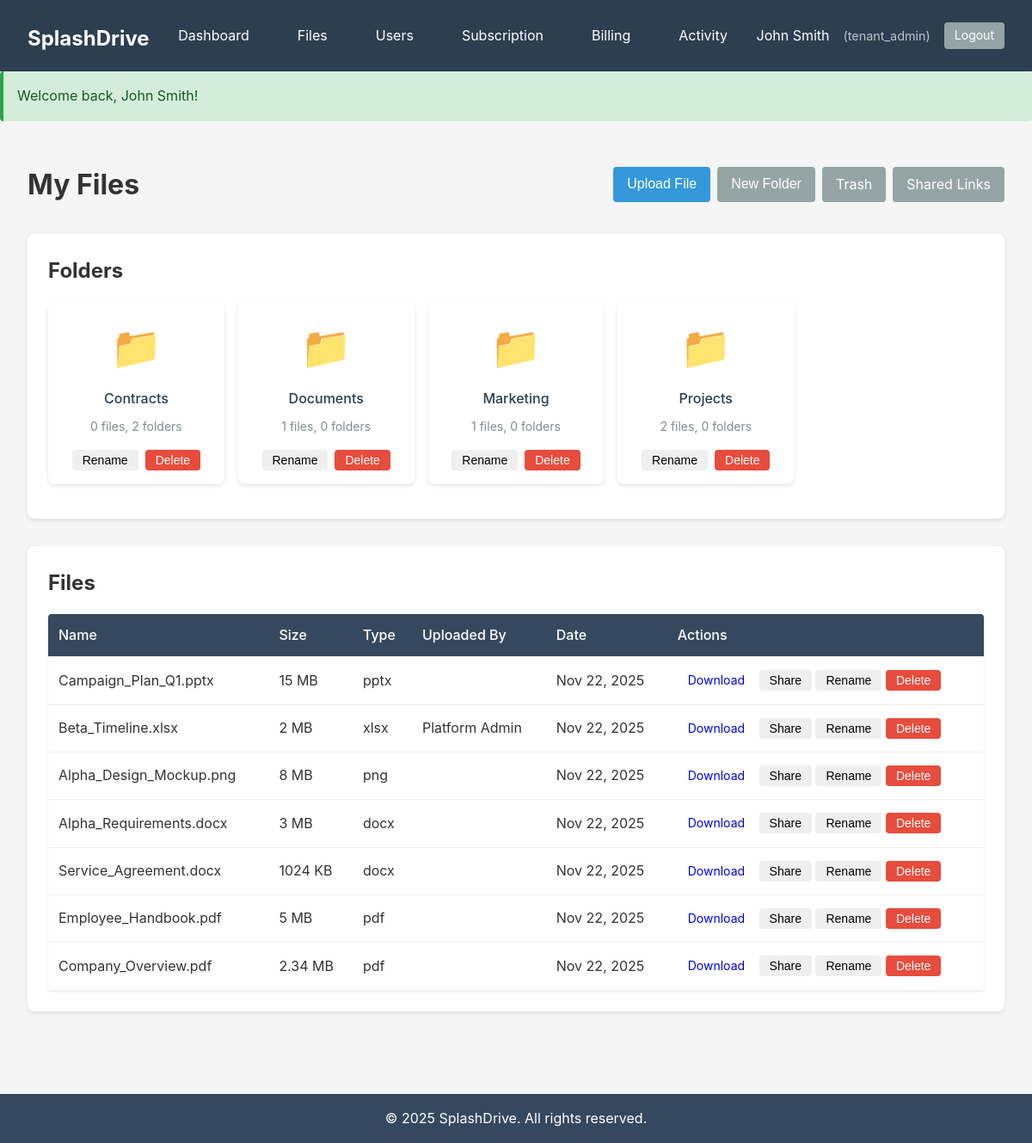
Screenshot of /files (signed in) with the database file from the repository.
### tables this page shows
CREATE TABLE IF NOT EXISTS `folders` (
  `id` INT UNSIGNED NOT NULL AUTO_INCREMENT,
  `tenant_id` INT UNSIGNED NOT NULL,
  `parent_id` INT UNSIGNED DEFAULT NULL,
  `name` VARCHAR(255) NOT NULL,
  `path` VARCHAR(1024) NOT NULL,
  `created_by` INT UNSIGNED NOT NULL,
  `is_deleted` TINYINT(1) DEFAULT 0,
  `deleted_at` TIMESTAMP NULL DEFAULT NULL,
  `deleted_by` INT UNSIGNED DEFAULT NULL,
  `created_at` TIMESTAMP DEFAULT CURRENT_TIMESTAMP,
  `updated_at` TIMESTAMP DEFAULT CURRENT_TIMESTAMP ON UPDATE CURRENT_TIMESTAMP,
  PRIMARY KEY (`id`),
  INDEX `idx_tenant_id` (`tenant_id`),
  INDEX `idx_parent_id` (`parent_id`),
  INDEX `idx_created_by` (`created_by`),
  INDEX `idx_is_deleted` (`is_deleted`),
  INDEX `idx_path` (`path`(255)),
  FOREIGN KEY (`tenant_id`) REFERENCES `tenants`(`id`) ON DELETE CASCADE,
  FOREIGN KEY (`parent_id`) REFERENCES `folders`(`id`) ON DELETE CASCADE,
  FOREIGN KEY (`created_by`) REFERENCES `users`(`id`)
);

CREATE TABLE IF NOT EXISTS `files` (
  `id` INT UNSIGNED NOT NULL AUTO_INCREMENT,
  `tenant_id` INT UNSIGNED NOT NULL,
  `folder_id` INT UNSIGNED DEFAULT NULL,
  `original_filename` VARCHAR(255) NOT NULL,
  `stored_filename` VARCHAR(255) NOT NULL,
  `file_path` VARCHAR(1024) NOT NULL,
  `mime_type` VARCHAR(100) DEFAULT NULL,
  `file_size` BIGINT UNSIGNED NOT NULL DEFAULT 0,
  `extension` VARCHAR(20) DEFAULT NULL,
  `uploaded_by` INT UNSIGNED NOT NULL,
  `visibility` ENUM('private', 'tenant', 'shared_link') DEFAULT 'private',
  `download_count` INT UNSIGNED DEFAULT 0,
  `is_deleted` TINYINT(1) DEFAULT 0,
  `deleted_at` TIMESTAMP NULL DEFAULT NULL,
  `deleted_by` INT UNSIGNED DEFAULT NULL,
  `created_at` TIMESTAMP DEFAULT CURRENT_TIMESTAMP,
  `updated_at` TIMESTAMP DEFAULT CURRENT_TIMESTAMP ON UPDATE CURRENT_TIMESTAMP,
  PRIMARY KEY (`id`),
  INDEX `idx_tenant_id` (`tenant_id`),
  INDEX `idx_folder_id` (`folder_id`),
  INDEX `idx_uploaded_by` (`uploaded_by`),
  INDEX `idx_is_deleted` (`is_deleted`),
  INDEX `idx_mime_type` (`mime_type`),
  INDEX `idx_created_at` (`created_at`),
  FULLTEXT INDEX `idx_fulltext_filename` (`original_filename`),
  FOREIGN KEY (`tenant_id`) REFERENCES `tenants`(`id`) ON DELETE CASCADE,
  FOREIGN KEY (`folder_id`) REFERENCES `folders`(`id`) ON DELETE SET NULL,
  FOREIGN KEY (`uploaded_by`) REFERENCES `users`(`id`)
);

CREATE TABLE IF NOT EXISTS `users` (
  `id` INT UNSIGNED NOT NULL AUTO_INCREMENT,
  `tenant_id` INT UNSIGNED DEFAULT NULL,
  `name` VARCHAR(255) NOT NULL,
  `email` VARCHAR(255) NOT NULL UNIQUE,
  `password` VARCHAR(255) NOT NULL,
  `role` ENUM('platform_admin', 'tenant_admin', 'user', 'read_only') DEFAULT 'user',
  `avatar` VARCHAR(255) DEFAULT NULL,
  `status` ENUM('active', 'inactive', 'suspended') DEFAULT 'active',
  `last_login_at` TIMESTAMP NULL DEFAULT NULL,
  `created_at` TIMESTAMP DEFAULT CURRENT_TIMESTAMP,
  `updated_at` TIMESTAMP DEFAULT CURRENT_TIMESTAMP ON UPDATE CURRENT_TIMESTAMP,
  PRIMARY KEY (`id`),
  INDEX `idx_email` (`email`),
  INDEX `idx_tenant_id` (`tenant_id`),
  INDEX `idx_role` (`role`),
  FOREIGN KEY (`tenant_id`) REFERENCES `tenants`(`id`) ON DELETE CASCADE
);

### app/views/files/index.php (the view, shortened to what the rows shown need)
<div class="files-page">
    <div class="page-header">
        <h1>My Files</h1>
    </div>
    <?php if (!empty($folders)): ?>
        <div class="section">
            <h2>Folders</h2>
            <div class="items-grid">
                <?php foreach ($folders as $folder): ?>
                    <div class="item-card folder-card">
                        <div class="item-icon">📁</div>
                        <div class="item-name">
                            <a href="/files/folder/<?php echo $folder['id']; ?>">
                                <?php echo htmlspecialchars($folder['name']); ?>
                            </a>
                        </div>
                        <div class="item-meta">
                            <?php echo $folder['file_count']; ?> files, <?php echo $folder['subfolder_count']; ?> folders
                        </div>
                        <div class="item-actions">
                            <button onclick="renameFolder(<?php echo $folder['id']; ?>, '<?php echo htmlspecialchars($folder['name'], ENT_QUOTES); ?>')" class="btn btn-sm">Rename</button>
                            <button onclick="deleteFolder(<?php echo $folder['id']; ?>)" class="btn btn-sm btn-danger">Delete</button>
                        </div>
                    </div>
                <?php endforeach; ?>
            </div>
        </div>
    <?php endif; ?>
    <div class="section">
        <h2>Files</h2>
        <?php if (empty($files)): ?>
            <p>No files in this folder. Upload your first file!</p>
        <?php else: ?>
            <table class="table">
                <thead>
                    <tr>
                        <th>Name</th>
                        <th>Size</th>
                        <th>Type</th>
                        <th>Uploaded By</th>
                        <th>Date</th>
                        <th>Actions</th>
                    </tr>
                </thead>
                <tbody>
                    <?php foreach ($files as $file): ?>
                        <tr>
                            <td><?php echo htmlspecialchars($file['original_filename']); ?></td>
                            <td><?php echo Uploader::formatBytes($file['file_size']); ?></td>
                            <td><?php echo htmlspecialchars($file['extension']); ?></td>
                            <td><?php echo htmlspecialchars($file['uploaded_by_name']); ?></td>
                            <td><?php echo date('M d, Y', strtotime($file['created_at'])); ?></td>
                            <td>
                                <a href="/files/download/<?php echo $file['id']; ?>" class="btn btn-sm">Download</a>
                                <button onclick="createShare('file', <?php echo $file['id']; ?>)" class="btn btn-sm">Share</button>
                                <button onclick="renameFile(<?php echo $file['id']; ?>, '<?php echo htmlspecialchars($file['original_filename'], ENT_QUOTES); ?>')" class="btn btn-sm">Rename</button>
                                <button onclick="deleteFile(<?php echo $file['id']; ?>)" class="btn btn-sm btn-danger">Delete</button>
                            </td>
                        </tr>
                    <?php endforeach; ?>
                </tbody>
            </table>
        <?php endif; ?>
    </div>
</div>

### rows the page displays
folders: name "Contracts", file_count "0", subfolder_count "2"
folders: name "Documents", file_count "1", subfolder_count "0"
folders: name "Marketing", file_count "1", subfolder_count "0"
folders: name "Projects", file_count "2", subfolder_count "0"
files: original_filename "Campaign_Plan_Q1.pptx", file_size "15 MB", extension "pptx", created_at "Nov 22, 2025"
files: original_filename "Beta_Timeline.xlsx", file_size "2 MB", extension "xlsx", uploaded_by.name "Platform Admin", created_at "Nov 22, 2025"
files: original_filename "Alpha_Design_Mockup.png", file_size "8 MB", extension "png", created_at "Nov 22, 2025"
files: original_filename "Alpha_Requirements.docx", file_size "3 MB", extension "docx", created_at "Nov 22, 2025"
files: original_filename "Service_Agreement.docx", file_size "1024 KB", extension "docx", created_at "Nov 22, 2025"
files: original_filename "Employee_Handbook.pdf", file_size "5 MB", extension "pdf", created_at "Nov 22, 2025"
files: original_filename "Company_Overview.pdf", file_size "2.34 MB", extension "pdf", created_at "Nov 22, 2025"

### other values shown
APP_NAME "SplashDrive"
Auth::user()['name'] "John Smith"
Auth::role() "tenant_admin"
Session::getFlash('success') "Welcome back, John Smith!"
